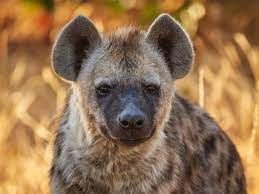
#> input picture advanced/images/hyena.jpg, 259 x 194 px
$ python split_merge.py
#> lines starting #> are read from the running program, lines starting #| are printed output that depends on the picture
import cv2
import numpy as np

img = cv2.imread('images/hyena.jpg')
#> img is the input picture: shape (194, 259, 3); mean B, G, R 81.2, 114.9, 147.7
cv2.imshow('BGR', img)

b, g, r = cv2.split(img)
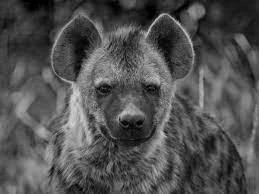
#> b: shape (194, 259); min 0, max 214, mean 81.2
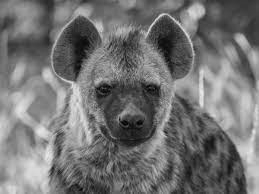
#> g: shape (194, 259); min 0, max 236, mean 114.9
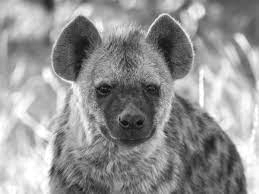
#> r: shape (194, 259); min 5, max 255, mean 147.7

cv2.imshow('Blue', b)
cv2.imshow('Green', g)
cv2.imshow('Red', r)

# Merge an image
merged = cv2.merge([b, g, r])
cv2.imshow('Merged', merged)

blank = np.zeros(img.shape[:2], dtype='uint8')
blue = cv2.merge([b, blank, blank])
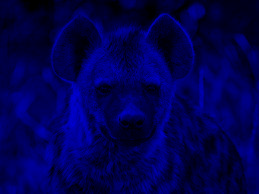
#> blue: shape (194, 259, 3); mean of channels 0, 1, 2 81.2, 0, 0; drawn as B, G, R
green = cv2.merge([blank, g, blank])
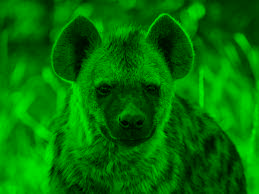
#> green: shape (194, 259, 3); mean of channels 0, 1, 2 0, 114.9, 0; drawn as B, G, R
red = cv2.merge([blank, blank, r])
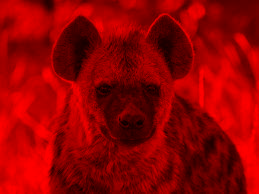
#> red: shape (194, 259, 3); mean of channels 0, 1, 2 0, 0, 147.7; drawn as B, G, R

cv2.imshow('Blue_merged', blue)
cv2.imshow('Green_merged', green)
cv2.imshow('Red_merged', red)

cv2.waitKey(0)

$ run again, with advanced/images/bison.jpg copied over advanced/images/hyena.jpg
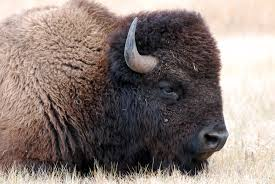
#> input picture advanced/images/bison.jpg, 275 x 184 px
#> img is the input picture: shape (184, 275, 3); mean B, G, R 121.1, 126.5, 140
#> `green = cv2.merge([blank, g, blank])`:
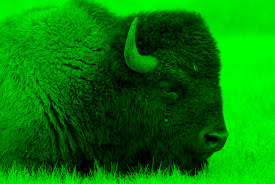
#> green: shape (184, 275, 3); mean of channels 0, 1, 2 0, 126.5, 0; drawn as B, G, R
#> `red = cv2.merge([blank, blank, r])`:
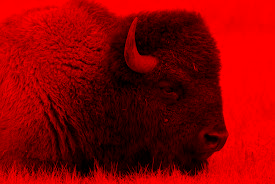
#> red: shape (184, 275, 3); mean of channels 0, 1, 2 0, 0, 140; drawn as B, G, R

$ run again, with advanced/images/lion.jpg copied over advanced/images/hyena.jpg
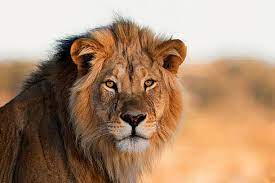
#> input picture advanced/images/lion.jpg, 275 x 183 px
#> img is the input picture: shape (183, 275, 3); mean B, G, R 114.9, 141.1, 172.8
#> `green = cv2.merge([blank, g, blank])`:
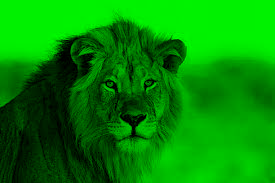
#> green: shape (183, 275, 3); mean of channels 0, 1, 2 0, 141.1, 0; drawn as B, G, R
#> `red = cv2.merge([blank, blank, r])`:
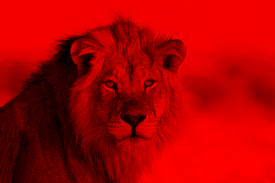
#> red: shape (183, 275, 3); mean of channels 0, 1, 2 0, 0, 172.8; drawn as B, G, R

$ run again, with advanced/images/monkey.jpg copied over advanced/images/hyena.jpg
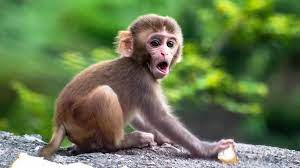
#> input picture advanced/images/monkey.jpg, 300 x 168 px
#> img is the input picture: shape (168, 300, 3); mean B, G, R 79.4, 120.2, 103
#> `green = cv2.merge([blank, g, blank])`:
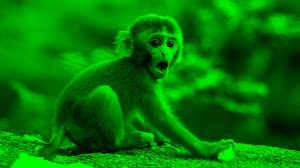
#> green: shape (168, 300, 3); mean of channels 0, 1, 2 0, 120.2, 0; drawn as B, G, R
#> `red = cv2.merge([blank, blank, r])`:
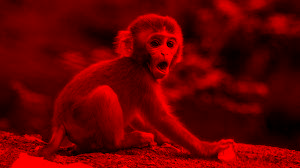
#> red: shape (168, 300, 3); mean of channels 0, 1, 2 0, 0, 103; drawn as B, G, R
